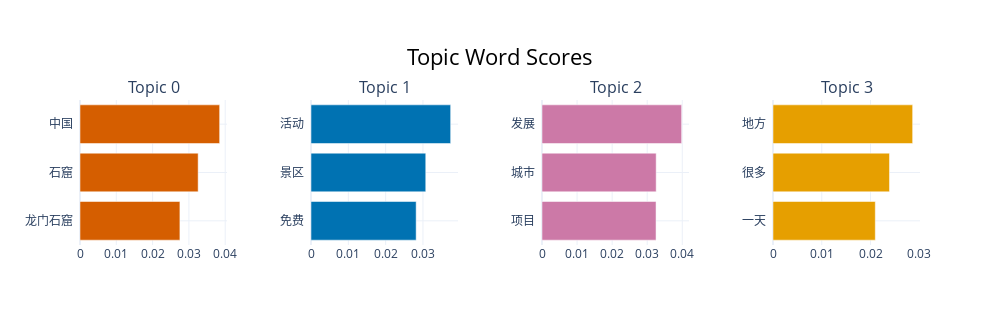

The cell this chart's notebook holds for it:
### Code cell
# Arguments:
#     topics: A selection of topics to visualize.
#     top_n_topics: Only select the top n most frequent topics.
#     n_words: Number of words to show in a topic
#     custom_labels: Whether to use custom topic labels that were defined using
#                `topic_model.set_topic_labels`.
#     title: Title of the plot.
#     width: The width of each figure.
#     height: The height of each figure.
topic_model.visualize_barchart(top_n_topics=4, n_words=3)

### Figure 1 — Plotly figure (JSON) as saved in the notebook; plotly's stock layout.template omitted (floating-point values rounded to 4 significant figures)
{"data": [{"marker": {"color": "#D55E00"}, "orientation": "h", "type": "bar", "x": [0.02752, 0.03255, 0.03847], "xaxis": "x", "y": ["龙门石窟  ", "石窟  ", "中国  "], "yaxis": "y"}, {"marker": {"color": "#0072B2"}, "orientation": "h", "type": "bar", "x": [0.02817, 0.03074, 0.03742], "xaxis": "x2", "y": ["免费  ", "景区  ", "活动  "], "yaxis": "y2"}, {"marker": {"color": "#CC79A7"}, "orientation": "h", "type": "bar", "x": [0.03252, 0.03256, 0.03983], "xaxis": "x3", "y": ["项目  ", "城市  ", "发展  "], "yaxis": "y3"}, {"marker": {"color": "#E69F00"}, "orientation": "h", "type": "bar", "x": [0.02098, 0.0239, 0.02864], "xaxis": "x4", "y": ["一天  ", "很多  ", "地方  "], "yaxis": "y4"}], "layout": {"annotations": [{"font": {"size": 16}, "showarrow": false, "text": "Topic 0", "x": 0.0875, "xanchor": "center", "xref": "paper", "y": 1, "yanchor": "bottom", "yref": "paper"}, {"font": {"size": 16}, "showarrow": false, "text": "Topic 1", "x": 0.3625, "xanchor": "center", "xref": "paper", "y": 1, "yanchor": "bottom", "yref": "paper"}, {"font": {"size": 16}, "showarrow": false, "text": "Topic 2", "x": 0.6375, "xanchor": "center", "xref": "paper", "y": 1, "yanchor": "bottom", "yref": "paper"}, {"font": {"size": 16}, "showarrow": false, "text": "Topic 3", "x": 0.9125, "xanchor": "center", "xref": "paper", "y": 1, "yanchor": "bottom", "yref": "paper"}], "height": 325, "hoverlabel": {"bgcolor": "white", "font": {"family": "Rockwell", "size": 16}}, "showlegend": false, "title": {"font": {"color": "Black", "size": 22}, "text": "Topic Word Scores", "x": 0.5, "xanchor": "center", "yanchor": "top"}, "width": 1000, "xaxis": {"anchor": "y", "domain": [0, 0.175], "showgrid": true}, "xaxis2": {"anchor": "y2", "domain": [0.275, 0.45], "showgrid": true}, "xaxis3": {"anchor": "y3", "domain": [0.55, 0.725], "showgrid": true}, "xaxis4": {"anchor": "y4", "domain": [0.825, 1], "showgrid": true}, "yaxis": {"anchor": "x", "domain": [0, 1], "showgrid": true}, "yaxis2": {"anchor": "x2", "domain": [0, 1], "showgrid": true}, "yaxis3": {"anchor": "x3", "domain": [0, 1], "showgrid": true}, "yaxis4": {"anchor": "x4", "domain": [0, 1], "showgrid": true}}}
